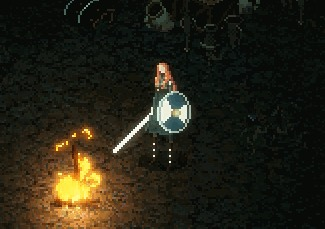
#> input picture pixel-art/weapon-art-effects-v15/source/flame-gameplay-reference.jpg, 325 x 229 px
$ python build.py
#> lines starting #> are read from the running program, lines starting #| are printed output that depends on the picture
#!/usr/bin/env python3
"""Build Flame and original ABYSS Ground Wave sprite animations.

Flame retains pixels extracted from the supplied still. Ground Wave is drawn
from scratch after studying only the reference's rise/hold/crumble timing.
"""
from __future__ import annotations

import json
import math
import shutil
from pathlib import Path

from PIL import Image, ImageChops, ImageDraw, ImageEnhance, ImageFilter

HERE = Path(__file__).resolve().parent
SOURCE = HERE / "source"
OUT = HERE / "generated"
RUNTIME = HERE.parents[1] / "proto" / "assets" / "effects" / "weapon-art-v15"

EARTH_INPUT = SOURCE / "earth-magic-pack-2-promo.gif"
FLAME_INPUT = SOURCE / "flame-gameplay-reference.jpg"


def ensure_dirs() -> None:
    SOURCE.mkdir(parents=True, exist_ok=True)
    OUT.mkdir(parents=True, exist_ok=True)


def trim(im: Image.Image, padding: int = 0) -> Image.Image:
    box = im.getchannel("A").getbbox()
    if not box:
        return Image.new("RGBA", (1, 1))
    x0, y0, x1, y1 = box
    return im.crop((max(0, x0-padding), max(0, y0-padding), min(im.width, x1+padding), min(im.height, y1+padding)))


# [42 lines left out: function extract_earth_frames, not called in this run]


def original_earth_frames() -> list[Image.Image]:
    """Draw an ABYSS-original, low crawling earth wave.

    The promo is used only to study the broad rise/hold/crumble rhythm.  The
    silhouettes, clusters and palette below are authored from scratch: rounded
    broken plates replace the reference's long orange spear-shaped spikes.
    """
    width, height, ground_y = 152, 52, 44
    # x, width, maximum height, lean, emergence order
    plates = [
        (9, 10, 4, -1, 0), (24, 12, 6, 1, 1), (42, 14, 8, -1, 2),
        (62, 16, 10, 2, 3), (85, 19, 13, -1, 4),
        (111, 22, 17, 2, 5), (140, 26, 22, 1, 6),
    ]
    outline = "#263029"
    deep = "#49483c"
    mid = "#746c50"
    light = "#a89462"
    glint = "#d2bd79"
    crack = "#1a241f"
    frames: list[Image.Image] = []
    for fi in range(31):
        t = fi / 30
        im = Image.new("RGBA", (width, height))
        d = ImageDraw.Draw(im)

        # A thin, branching fissure runs ahead of the lifted plates.
        front = round(min(1, t/.48) * (width-5))
        if t < .77:
            crack_alpha = 255 if t < .60 else round(255*(.77-t)/.17)
            pts = [(3, ground_y), (22, ground_y-1), (40, ground_y+1),
                   (61, ground_y-1), (82, ground_y), (104, ground_y-2),
                   (126, ground_y), (front, ground_y-1)]
            pts = [p for p in pts if p[0] <= front]
            if len(pts) > 1:
                d.line(pts, fill=crack+f"{crack_alpha:02x}", width=2)
            for bx in (35, 76, 118):
                if bx < front:
                    d.line((bx, ground_y, bx+5, ground_y-4-(bx//10)%3), fill=crack+f"{crack_alpha:02x}")

        for x, w, max_h, lean, order in plates:
            start = .035 + order*.052
            local = max(0.0, min(1.0, (t-start)/.13))
            rise = 1-(1-local)**3
            collapse = max(0.0, min(1.0, (t-(.58+order*.018))/.24))
            h = max_h * rise * (1-.78*collapse)
            if h < .75:
                continue
            base_y = ground_y + round(collapse*2)
            top_y = base_y-round(h)
            squash = round(w*(.12*collapse))
            x0, x1 = x-w//2-squash, x+w//2+squash
            # The crown narrows toward the front: small rear chips grow into a
            # large final crag without copying the reference's long spear shape.
            crown = max(3, round(w*(.42-order*.035)))
            tip_x = x + lean + round(order*.32)
            poly = [(x0+3, base_y), (x0, base_y-2), (tip_x-crown, top_y+3),
                    (tip_x-2, top_y), (tip_x+crown, top_y+2),
                    (x1+lean, top_y+5), (x1, base_y-1), (x1-3, base_y+1)]
            d.polygon(poly, fill=outline)
            inner = [(x0+3, base_y-2), (tip_x-crown+2, top_y+4),
                     (tip_x-1, top_y+2), (x1-5+lean, top_y+3),
                     (x1-2, base_y-2), (x1-5, base_y)]
            d.polygon(inner, fill=deep)
            d.polygon([(tip_x-crown+2, top_y+3), (tip_x+crown-2, top_y+3),
                       (x1-9, base_y-3), (x0+7, base_y-3)], fill=mid)
            # Short broken top facets give readable stone volume without long spikes.
            d.line((tip_x-crown+2, top_y+3, tip_x+crown-2, top_y+3), fill=light, width=2)
            if max_h >= 11 and collapse < .45:
                d.point((x0+9+lean, top_y+2), fill=glint)
            d.line((x-2, top_y+3, x+1, base_y-2), fill=deep)

            # During collapse, detach a few square chips from the plate edges.
            if collapse > .08:
                q = (collapse-.08)/.92
                for j in range(2):
                    px = round(x + (j*2-1)*(w*.35+q*(4+j*3)))
                    py = round(top_y + 2 - math.sin(q*math.pi)*(5+j*2) + q*7)
                    size = 2 if j == 0 else 1
                    d.rectangle((px, py, px+size-1, py+size-1), fill=mid if j else light)

        # Low dust pixels trail behind; no soft glow or tall plume.
        if .34 < t < .91:
            fade = 1-abs((t-.63)/.29)
            for j, (px, py) in enumerate(((18,46),(43,47),(71,45),(98,47),(123,46),(145,47))):
                if px < front and (fi+j)%3:
                    a = round(150*max(0,fade))
                    d.rectangle((px,py,px+2,py+1), fill=(116,108,80,a))
        frames.append(im)
    return frames


def extract_flame() -> Image.Image:
    # Tight crop around the actual fire; weapon and character remain outside.
    rgb = Image.open(FLAME_INPUT).convert("RGB").crop((42, 104, 124, 222))
    rgba = Image.new("RGBA", rgb.size)
    src = rgb.load(); dst = rgba.load()
    cx, cy = 39, 76
    for y in range(rgb.height):
        for x in range(rgb.width):
            r, g, b = src[x, y]
            luminance = .50*r + .42*g + .08*b
            warmth = r - b
            # Luminous yellow/orange fire and its bloom. A soft radial gate
            # removes similarly warm dungeon floor pixels at the crop edges.
            radial = max(0.0, 1.0 - math.sqrt(((x-cx)/48)**2 + ((y-cy)/72)**2))
            signal = max(0.0, min(1.0, (luminance-58)/100)) * max(0.0, min(1.0, (warmth-16)/54))
            a = round(255 * min(1.0, signal*1.8) * min(1.0, radial*3.0))
            if luminance > 185 and warmth > 35:
                a = max(a, 235)
            dst[x, y] = (r, g, b, a)
    # Keep the photographic pixel clusters, but suppress isolated floor noise.
    alpha = rgba.getchannel("A").filter(ImageFilter.MedianFilter(3))
    alpha = alpha.point(lambda p: 0 if p < 22 else min(255, round(p*1.15)))
    rgba.putalpha(alpha)
    return trim(rgba, 3)


def flame_frames(base: Image.Image) -> list[Image.Image]:
    # The reference is a still. Build flicker by moving its real horizontal
    # scanline clusters, so color texture and silhouette remain source-derived.
    shifts = [(-1, 0, 1.00), (0, -1, 1.04), (1, 0, .98), (0, 1, 1.02), (-1, 0, .96), (1, -1, 1.03)]
    out: list[Image.Image] = []
    for fi, (tip_shift, y_shift, height) in enumerate(shifts):
        nh = max(1, round(base.height*height))
        scaled = base.resize((base.width, nh), Image.Resampling.NEAREST)
        canvas = Image.new("RGBA", (base.width+8, base.height+8))
        top = 4 + base.height - nh + y_shift
        # Shift upper scanlines farther than the rooted base to mimic flame sway.
        for y in range(nh):
            u = 1-y/max(1, nh-1)
            dx = round(4 + tip_shift*u*u*3 + math.sin((y+fi*3)*.21)*u)
            row = scaled.crop((0, y, scaled.width, y+1))
            canvas.alpha_composite(row, (dx, top+y))
        out.append(canvas)
    return out


def save_sequence(name: str, frames: list[Image.Image], durations: list[int]) -> None:
    folder = OUT / name
    if folder.exists():
        shutil.rmtree(folder)
    folder.mkdir(parents=True)
    for i, frame in enumerate(frames):
        frame.save(folder / f"frame-{i:02d}.png")

    runtime_folder = RUNTIME / name
    if runtime_folder.exists():
        shutil.rmtree(runtime_folder)
    runtime_folder.mkdir(parents=True)
    for i, frame in enumerate(frames):
        frame.save(runtime_folder / f"frame-{i:02d}.png")

    w = max(f.width for f in frames); h = max(f.height for f in frames)
    sheet = Image.new("RGBA", (w*len(frames), h))
    for i, frame in enumerate(frames):
        sheet.alpha_composite(frame, (i*w, h-frame.height))
    sheet.save(OUT / f"{name}-spritesheet.png")
    meta = {"frameWidth": w, "frameHeight": h, "frames": len(frames), "durationsMs": durations}
    (OUT / f"{name}-spritesheet.json").write_text(json.dumps(meta, indent=2), encoding="utf-8")

    # GIF preview on the sample's dark green combat floor.
    previews=[]
    for frame in frames:
        stage=Image.new("RGBA",(w+24,h+24),(16,27,22,255))
        stage.alpha_composite(frame,(12+(w-frame.width)//2,12+h-frame.height))
        previews.append(stage.convert("RGB").resize(((w+24)*3,(h+24)*3),Image.Resampling.NEAREST))
    previews[0].save(OUT/f"{name}-preview.gif",save_all=True,append_images=previews[1:],duration=durations,loop=0,optimize=False,disposal=2)


def make_contact(earth: list[Image.Image], flame: list[Image.Image]) -> None:
    picks_e = [0, 4, 8, 12, 16, 20, 24, 28]
    cell_w, cell_h = 300, 150
    contact = Image.new("RGBA", (cell_w*4, cell_h*3), (16, 27, 22, 255))
    for i, idx in enumerate(picks_e):
        f=earth[min(idx,len(earth)-1)]
        contact.alpha_composite(f, ((i%4)*cell_w+(cell_w-f.width)//2, (i//4)*cell_h+cell_h-f.height-8))
    for i,f in enumerate(flame):
        x=(i%6)*200+(200-f.width)//2
        contact.alpha_composite(f,(x,2*cell_h+cell_h-f.height-8))
    contact.convert("RGB").resize((2400,900),Image.Resampling.NEAREST).save(OUT/"effect-contact.png")


def main() -> None:
    ensure_dirs()
    if not EARTH_INPUT.exists() or not FLAME_INPUT.exists():
        raise SystemExit("Place both reference source files in source/ before building")
    # Keep extract_earth_frames() above as the reproducible reference study.
    # Runtime output uses the original ABYSS redraw.
    earth = original_earth_frames()
#> after the loop in original_earth_frames, `for fi in range(31):`: frames = 31 items
#> earth = 31 items
    flame = flame_frames(extract_flame())
#> in extract_flame, `rgba = Image.new("RGBA", rgb.size)`: rgba: PIL image 82x118 RGBA; every value is 0
#> in extract_flame, `rgba.putalpha(alpha)`:
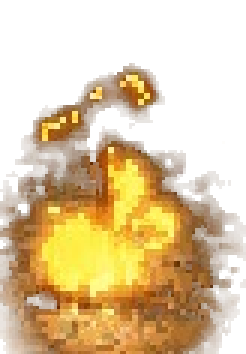
#> rgba: PIL image 82x118 RGBA (shown 3 times larger); mean R, G, B, A 121.1, 89.4, 40.2, 117.9; transparent parts drawn white
#> in trim, `box = im.getchannel("A").getbbox()`: box = (0, 21, 82, 118)
#> in trim, `x0, y0, x1, y1 = box`: x0 = 0; y0 = 21; x1 = 82; y1 = 118
#> in trim, `return im.crop((max(0, x0-padding), max(0, y0-padding), min(im.width, ..`:
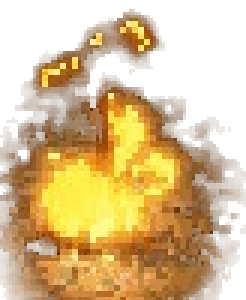
#> returned value: PIL image 82x100 RGBA (shown 3 times larger); mean R, G, B, A 137.3, 100.3, 44, 139.1; transparent parts drawn white
#> in flame_frames, `shifts = [(-1, 0, 1.00), (0, -1, 1.04), (1, 0, .98), (0, 1, 1.02), (-1..`: shifts = [(-1, 0, 1), (0, -1, 1.04), (1, 0, 0.98), (0, 1, 1.02), (-1, 0, 0.96), (1, -1, 1.03)]
#> the loop in flame_frames, `for fi, (tip_shift, y_shift, height) in enumerate(shifts):` made 6 passes
#> (tip_shift, y_shift, height, nh, top) on passes 1 to 6: (-1, 0, 1, 100, 4), (0, -1, 1.04, 104, -1), (1, 0, 0.98, 98, 6), (0, 1, 1.02, 102, 3), (-1, 0, 0.96, 96, 8), (1, -1, 1.03, 103, 0)
#> after the loop in flame_frames, `for fi, (tip_shift, y_shift, height) in enumerate(shifts):`:
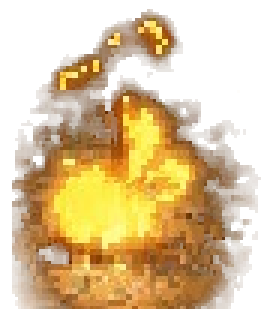
#> canvas: PIL image 90x108 RGBA (shown 3 times larger); mean R, G, B, A 102.5, 74.2, 30.1, 120.9; transparent parts drawn white
#> after the loop in flame_frames, `for fi, (tip_shift, y_shift, height) in enumerate(shifts):`: out = 6 items
#> flame = 6 items
    save_sequence("earth-wave", earth, [100]*len(earth))
#> the loop in save_sequence, `for i, frame in enumerate(frames):` made 31 passes
#> in save_sequence, `w = max((f.width for f in frames))`: w = 152
#> in save_sequence, `h = max((f.height for f in frames))`: h = 52
#> in save_sequence, `sheet = Image.new("RGBA", (w*len(frames), h))`: sheet: PIL image 4712x52 RGBA; every value is 0
#> the loop in save_sequence, `for frame in frames:` made 31 passes
#> after the loop in save_sequence, `for frame in frames:`:
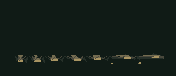
#> stage: PIL image 176x76 RGBA; mean R, G, B, A 18.8, 29.2, 23.6, 255
#> after the loop in save_sequence, `for frame in frames:`: previews = 31 items
    save_sequence("flame", flame, [90,80,100,80,90,100])
#> call 2 of save_sequence, with name = 'flame'
#> the loop in save_sequence (call 2), `for i, frame in enumerate(frames):` made 6 passes
#> in save_sequence (call 2), `w = max((f.width for f in frames))`: w = 90
#> in save_sequence (call 2), `h = max((f.height for f in frames))`: h = 108
#> in save_sequence (call 2), `sheet = Image.new("RGBA", (w*len(frames), h))`: sheet: PIL image 540x108 RGBA; every value is 0
#> after the loop in save_sequence (call 2), `for i, frame in enumerate(frames):`:
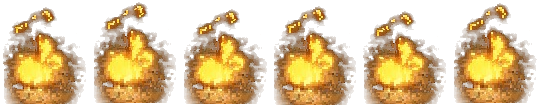
#> sheet: PIL image 540x108 RGBA; mean R, G, B, A 100.1, 72.6, 29.5, 118; transparent parts drawn white
#> in save_sequence (call 2), `meta = {"frameWidth": w, "frameHeight": h, "frames": len(frames), "dur..`: meta = {'frameWidth': 90, 'frameHeight': 108, 'frames': 6, 'durationsMs': [90, 80, 100, 80, 90, 100]}
#> the loop in save_sequence (call 2), `for frame in frames:` made 6 passes
#> after the loop in save_sequence (call 2), `for frame in frames:`:
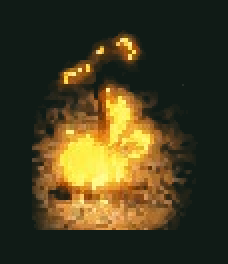
#> stage: PIL image 114x132 RGBA (shown 2 times larger); mean R, G, B, A 68.3, 60.9, 31.9, 255
#> after the loop in save_sequence (call 2), `for frame in frames:`: previews = 6 items
    make_contact(earth, flame)
#> the loop in make_contact, `for i,f in enumerate(flame):` made 6 passes
#> x on passes 1 to 6: 55, 255, 455, 655, 855, 1055
#> after the loop in make_contact, `for i,f in enumerate(flame):`:
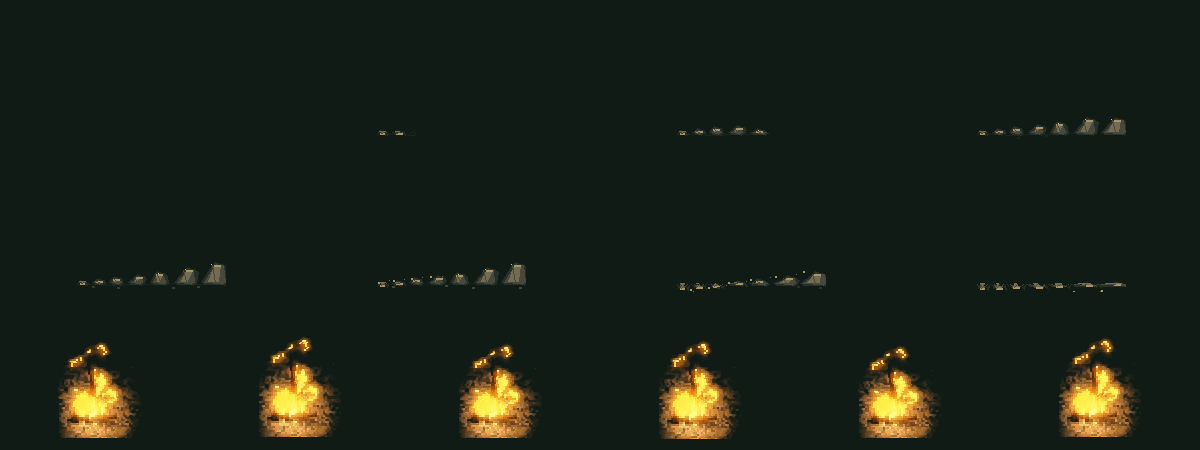
#> contact: PIL image 1200x450 RGBA; mean R, G, B, A 25.2, 33.1, 24, 255
    print(f"earth-wave: {len(earth)} frames, {earth[0].size}")
#| earth-wave: 31 frames, (152, 52)
    print(f"flame: {len(flame)} frames, {flame[0].size}")
#| flame: 6 frames, (90, 108)


if __name__ == "__main__":
    main()
